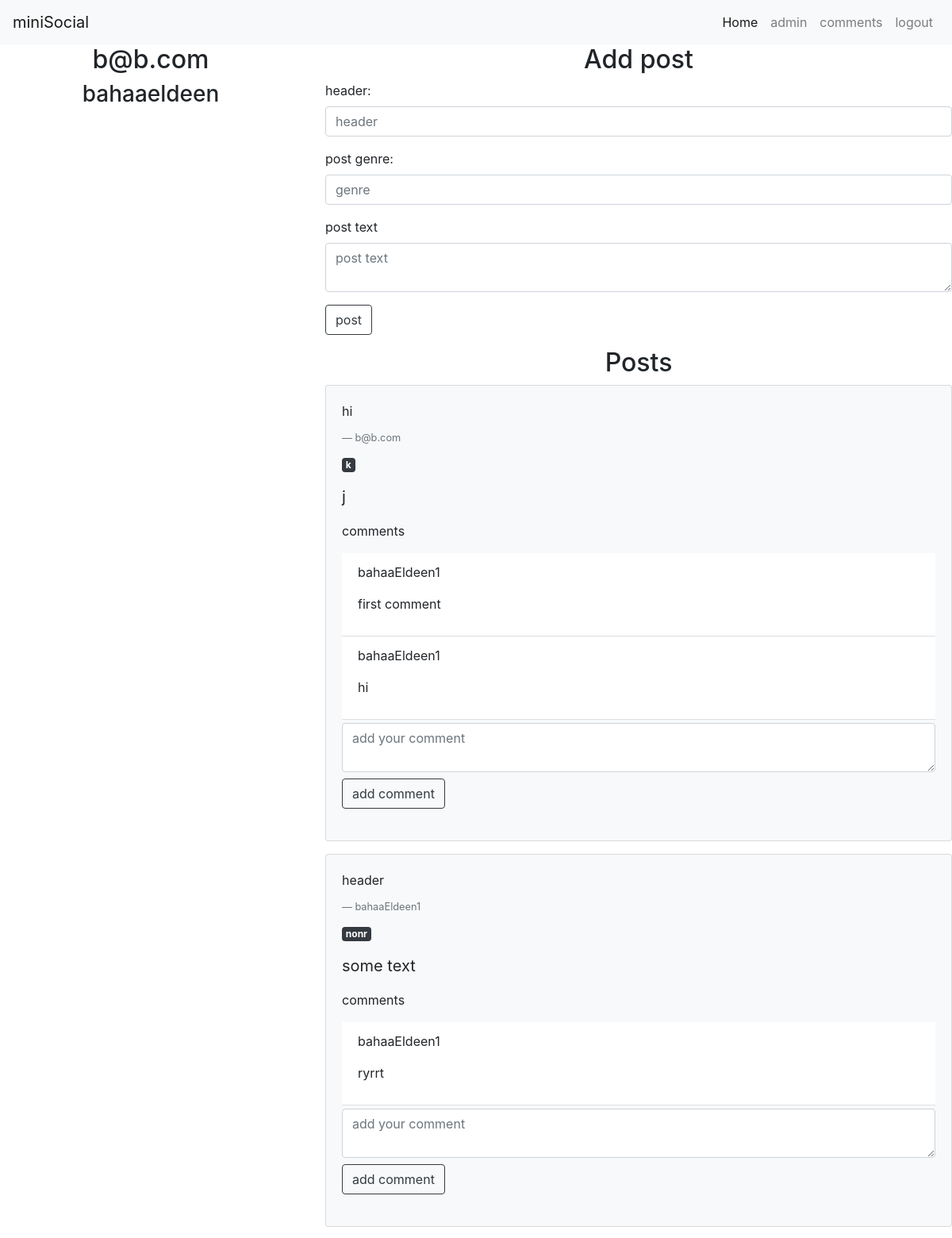
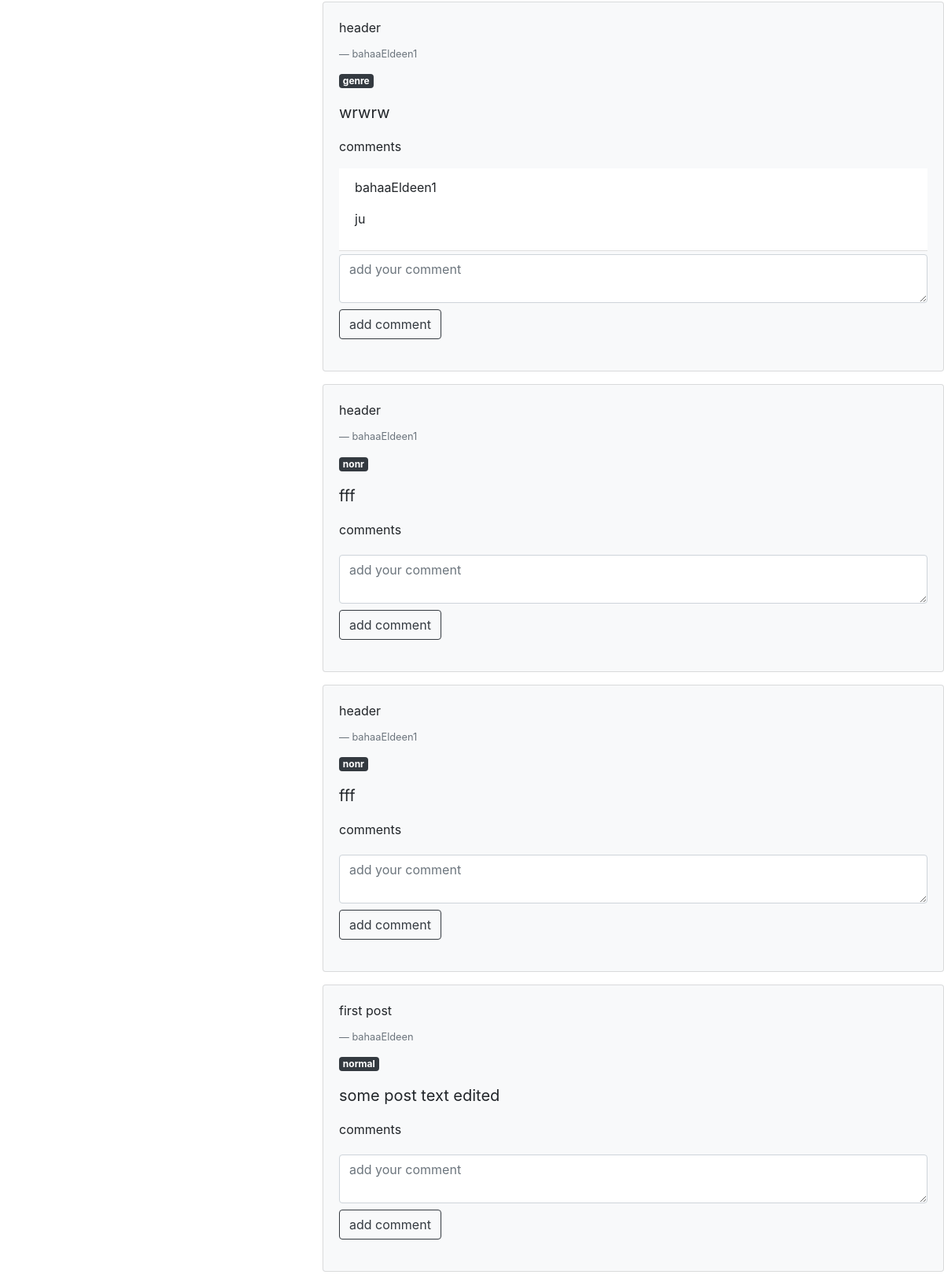
The app's page / (signed in, upper part) with its own data (2 pictures, top to bottom).
### social/models.py (models this page shows, shortened)
class Post(models.Model):
    user = models.ForeignKey(User,on_delete=models.CASCADE)
    text = models.CharField(max_length = 500)
    genre = models.CharField(max_length=20)
    header = models.CharField(max_length=50)

class Comment(models.Model):
    user = models.ForeignKey(User,on_delete=models.CASCADE)
    post = models.ForeignKey(Post,on_delete=models.CASCADE)
    text = models.CharField(max_length = 500)

### social/views.py (the view)
# urls.py: path('',views.index,name="index"),
def index(request):
    if not request.user.is_authenticated:
        return redirect('login')
    posts = getAllPosts()
    return render(request,'index.html',{'user':request.user,'posts':posts})

### social/views.py (called while the page is built)
def getAllPosts():
    posts = Post.objects.all()
    data = []
    for post in posts:
        comments = getPostComments(post)
        data.append((post,comments))
    return data

def getPostComments(post):
    comments = Comment.objects.filter(post=post)
    return comments

### templates/index.html (shortened to what this page needs)
<link rel="stylesheet" href="https://stackpath.bootstrapcdn.com/bootstrap/4.5.0/css/bootstrap.min.css">
<nav class="navbar navbar-expand-lg navbar-light bg-light">
    <a class="navbar-brand" href="/">miniSocial</a>
    <div class="collapse navbar-collapse" id="navbarSupportedContent">
      <ul class="navbar-nav ml-auto">
        <li class="nav-item active">
          <a class="nav-link" href="/">Home</a>
        </li>
        <li class="nav-item ">
            <a class="nav-link"href="/posts/">admin</a>
          </li>
        <li class="nav-item">
            <a class="nav-link"href="/comments/">comments</a>
          </li>
        <li class="nav-item">
            <a class="nav-link"href="/logout/">logout</a>
          </li>
        </ul>
    </div>
  </nav>
<div class="row">
    <div class="col-md-4 text-center">
       <h2>  {{user.email}} </h2>
       <h3>  {{user.username}} </h3>
    </div>
    <div class="col-md-8">
        <h2 class="text-center">Add post</h2>
        <form method="post" action="/add-post/">
            <label>header:</label>
            <input type="text" name="header" placeholder="header" maxlength="50" class="form-control mb-3">
            <label>post genre:</label>
            <input type="text" name="genre" placeholder="genre" maxlength="20" class="form-control mb-3">
            <label>post text</label>
            <textarea name="text" placeholder="post text" maxlength="500" class="form-control mb-3"></textarea>
            <input type="submit" value="post" class="btn btn-outline-dark">
        </form>
        <h2 class="text-center">Posts</h2>
        {% for data in posts %}
        <div class="card bg-light mb-3">
            <div class="card-body">
                <p class="card-title">{{ data.0.header }}</p>
                <p class="blockquote-footer">{{ data.0.user.email }}</p>
                <p class="badge badge-dark">{{ data.0.genre }}</p>
                <p class="blockquote">{{ data.0.text }}</p>
                <p>comments</p>
                <ul class="list-group list-group-flush">
                    {% for comment in data.1 %}
                    <li  class="list-group-item">
                        <p>{{comment.user.email}}</p>
                        <p>{{ comment.text }}</p>
                    </li>
                    {% endfor %}
                    <form method="post" action="/add-comment/">
                        <textarea name="comment" placeholder="add your comment" class="form-control mb-1 mt-1" ></textarea>
                        <input type="submit" value="add comment" class="btn btn-outline-dark mb-1 mt-1">
                    </form>
                </ul>
            </div>
        </div>
        {% endfor %}
    </div>
</div>

### records on screen
Post: header "hi", user.email "b@b.com", genre "k", text "j"
Comment: user.email "bahaaEldeen1", text "first comment"
Comment: user.email "bahaaEldeen1", text "hi"
Post: header "header", user.email "bahaaEldeen1", genre "nonr", text "some text"
Comment: user.email "bahaaEldeen1", text "ryrrt"
Post: header "header", user.email "bahaaEldeen1", genre "genre", text "wrwrw"
Comment: user.email "bahaaEldeen1", text "ju"
Post: header "header", user.email "bahaaEldeen1", genre "nonr", text "fff"
Post: header "header", user.email "bahaaEldeen1", genre "nonr", text "fff"
Post: header "first post", user.email "bahaaEldeen", genre "normal", text "some post text edited"

### other values on screen
{{ user.email }} "b@b.com"
{{ user.username }} "bahaaeldeen"
